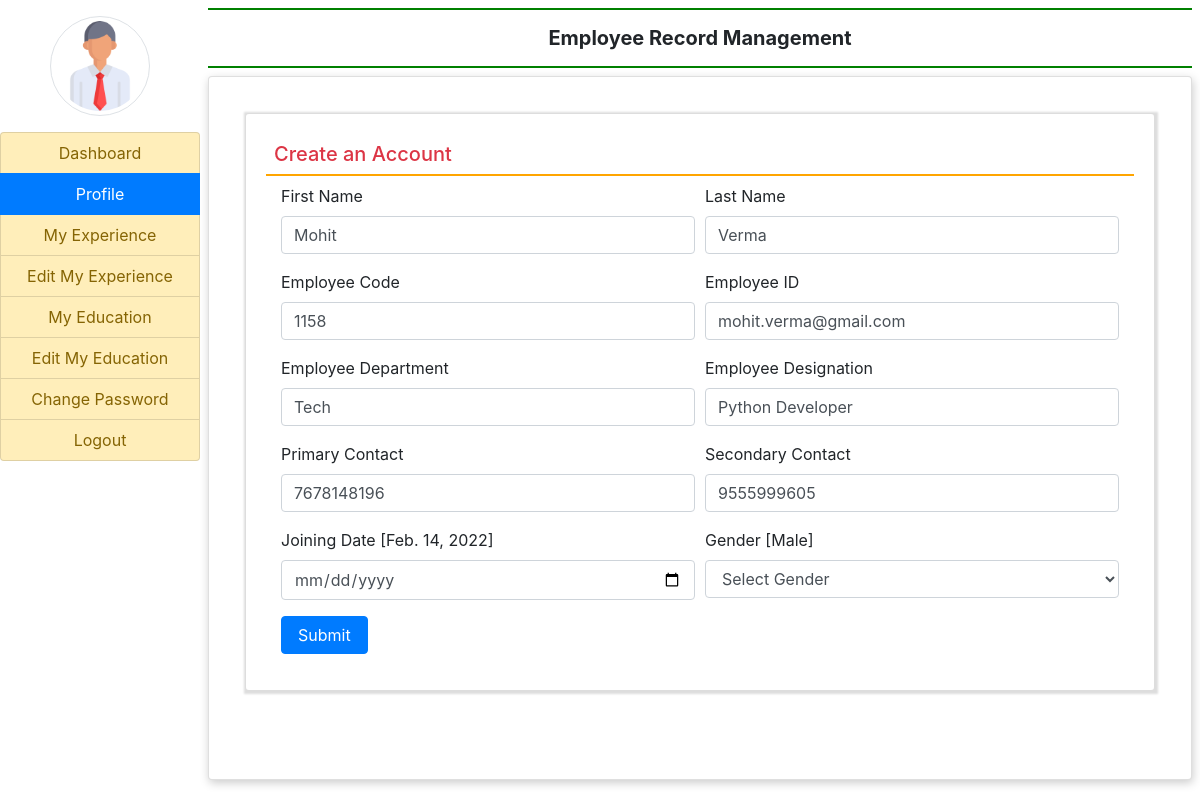
/emp_profile/ (signed in), run on the app's committed database.
### employee/models.py (models this page shows)
class Employee_Details(models.Model):
    user = models.ForeignKey(User, on_delete=models.CASCADE)
    empcode = models.CharField(max_length=50)
    empdept = models.CharField(max_length=100, null=True)
    designation = models.CharField(max_length=100, null=True)
    pcontact = models.CharField(max_length=15, null=True)
    scontact = models.CharField(max_length=15, null=True)
    gender = models.CharField(max_length=50, null=True)
    joiningdate = models.DateField(null=True)
    def __str__(self):
        return self.user.username

### employee/views.py (the view, shortened to what this page needs)
# urls.py: path('emp_profile/', views.emp_profile,name='emp_profile'),
def emp_profile(request):
    user = request.user
    employee = Employee_Details.objects.get(user=user)
    print(f"current user is : {employee}")
    return render(request, 'emp_profile.html',{'employee':employee})

### employee/templates/emp_profile.html (shortened to what this page needs)
{% extends 'emp_base.html' %}
{% block main %}
<div class="card shadow m-3">
    <div class="card-body" style="box-shadow:1px 1px 2px 3px #ddd;">
        <h5 class="p-2 text-danger" style="border-bottom:2px solid orange;">Create an Account</h5>
        <div class="container-fluid">
            <form action="" method="post" name="signup">
                <div class="form-row">
                    <div class="col-sm-6">
                        <div class="form-group">
                            <label for="">First Name</label>
                            <input type="text" name="fname" value="{{employee.user.first_name}}" placeholder="Enter first Name" class="form-control" pattern="[A-Za-Z]+" required>
                        </div>
                    </div>
                    <div class="col-sm-6">
                        <div class="form-group">
                            <label for="">Last Name</label>
                            <input type="text" name="lname" value="{{employee.user.last_name}}" placeholder="Enter Last Name" class="form-control" pattern="[A-Z a-Z]+" required>
                        </div>
                    </div>
                    <div class="col-sm-6">
                        <div class="form-group">
                            <label for="">Employee Code</label>
                            <input type="text" name="empcode" value="{{employee.empcode}}" placeholder="Enter Employee code" class="form-control" pattern="[0-9]+" required>
                        </div>
                    </div>
                    <div class="col-sm-6">
                        <div class="form-group">
                            <label for="">Employee ID</label>
                            <input type="email" name="email" value="{{employee.user.username}}" placeholder="Enter Email Id" class="form-control" required>
                        </div>
                    </div>
                    <div class="col-sm-6">
                        <div class="form-group">
                            <label for="">Employee Department</label>
                            <input type="text" value="{{employee.empdept}}" name="department" class="form-control" placeholder="Department">
                        </div>
                    </div>
                    <div class="col-sm-6">
                        <div class="form-group">
                            <label for="">Employee Designation</label>
                            <input type="text" name="designation" value="{{employee.designation}}" class="form-control" placeholder="Designation">
                        </div>
                    </div>
                    <div class="col-sm-6">
                        <div class="form-group">
                            <label for="">Primary Contact</label>
                            <input type="text" name="pcontact" value="{{employee.pcontact}}" class="form-control" placeholder="Mobile Number">
                        </div>
                    </div>
                    <div class="col-sm-6">
                        <div class="form-group">
                            <label for="">Secondary Contact</label>
                            <input type="text" name="scontact" value="{{employee.scontact}}" class="form-control" placeholder="Secondary Mobile Number">
                        </div>
                    </div>
                    <div class="col-sm-6">
                        <div class="form-group">
                            <label for="">Joining Date [{{employee.joiningdate}}]</label>
                            <input type="date" name="jdate" class="form-control">
                        </div>
                    </div>
                    <div class="col-sm-6">
                        <div class="form-group">
                            <label for="">Gender [{{employee.gender}}]</label>
                            <select name="gender" class="form-control">
                                <option value="None">Select Gender</option>
                            </select>
                        </div>
                    </div>
                </div>
                <div class="form-group">
                    <input type="submit" value="Submit" class="btn btn-primary px-3">
                </div>
            </form>
        </div>
    </div>
</div>
{% endblock main %}

### data on the page
Employee_Details: fname "Mohit", lname "Verma", empcode "1158", email "mohit.verma@gmail.com", department "Tech", designation "Python Developer", pcontact "7678148196", scontact "9555999605", joiningdate "Feb. 14, 2022", gender "Male"
